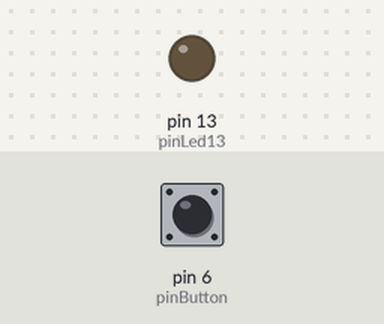
The sketch below on a simulated Arduino Uno, built with avr-gcc and run on an emulated ATmega328P. On the bench: output pins drawn as LEDs (lit = HIGH). Inputs (shaded band) come from the test bench; at power-on: pin 6 (pinButton) LOW.

Above: at 1.2 s.
1.3 s: pin 6 (pinButton) pulled HIGH for 0.15 s
At 2.7 s:
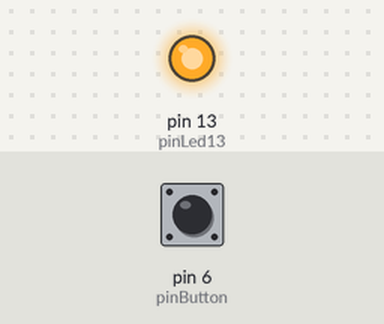
3.0 s: pin 6 (pinButton) pulled HIGH for 0.15 s
At 3.1 s:
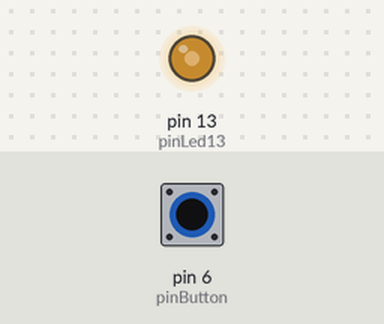
4.7 s: pin 6 (pinButton) pulled HIGH for 1 s
At 6.4 s:
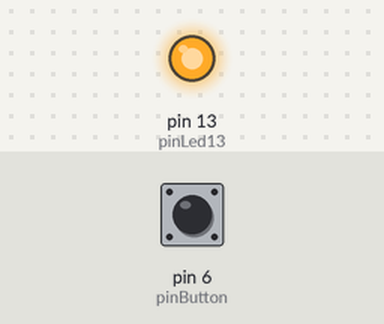
7.2 s: pin 6 (pinButton) pulled HIGH for 3.2 s
At 7.5 s:
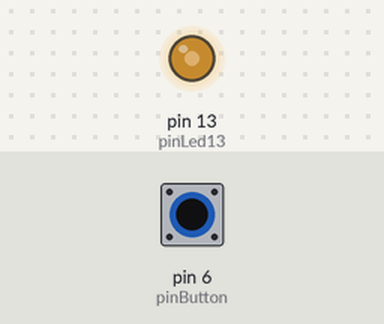
Timing chart, 0 to 11.9 s (numbered marks = the images above; inputs shaded):
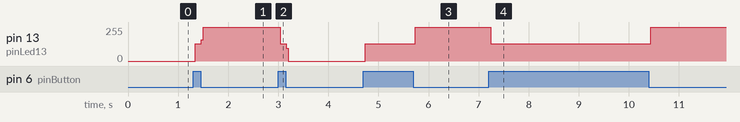

Measured:
- after the input at 1.3 s, pin 13 (pinLed13): 0/255 → 129/255 at once, → 255/255 0.12 s later
- after the input at 3.0 s, pin 13 (pinLed13): 255/255 → 129/255 at once, → 0/255 0.12 s later
- after the input at 4.7 s, pin 13 (pinLed13): 0/255 → 129/255 at once, → 255/255 1.0 s later
- after the input at 7.2 s, pin 13 (pinLed13): 255/255 → 129/255 at once, → 255/255 3.2 s later

The sketch:

my_blink_pushbutton_challenge.ino
```cpp
const int pinLed13 = 13;
const int pinButton = 6;
boolean turnLedOn = false;
int currentState = LOW;

void setup() {
  pinMode(pinLed13, OUTPUT);
}

/*void loop() {
  int btPressed = digitalRead(pinButton);

  if (btPressed == HIGH) {
    if (turnLedOn) {
        delay(200);
        turnLedOn = false;
    } else {
        delay(200);
        turnLedOn = true;
    }
  }

  if (turnLedOn) {
    digitalWrite(pinLed13, HIGH);
  } else {
    digitalWrite(pinLed13, LOW);
  }
  }*/


void loop() {
  int btPressed = digitalRead(pinButton);

  digitalWrite(pinLed13, currentState);

  if (btPressed == HIGH) {
    if (currentState == LOW) {
      currentState = HIGH;
    } else {
      currentState = LOW;
    }
  }
}
```
